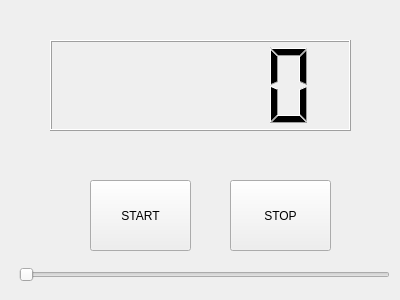
<?xml version="1.0" encoding="UTF-8"?>
<ui version="4.0">
 <class>Counter</class>
 <widget class="QWidget" name="Counter">
  <property name="geometry">
   <rect>
    <x>0</x>
    <y>0</y>
    <width>400</width>
    <height>300</height>
   </rect>
  </property>
  <property name="windowTitle">
   <string>Counter</string>
  </property>
  <widget class="QPushButton" name="button">
   <property name="geometry">
    <rect>
     <x>230</x>
     <y>180</y>
     <width>101</width>
     <height>71</height>
    </rect>
   </property>
   <property name="text">
    <string>STOP</string>
   </property>
  </widget>
  <widget class="QLCDNumber" name="lcdNumber">
   <property name="geometry">
    <rect>
     <x>50</x>
     <y>40</y>
     <width>301</width>
     <height>91</height>
    </rect>
   </property>
  </widget>
  <widget class="QPushButton" name="StartButton">
   <property name="geometry">
    <rect>
     <x>90</x>
     <y>180</y>
     <width>101</width>
     <height>71</height>
    </rect>
   </property>
   <property name="text">
    <string>START</string>
   </property>
  </widget>
  <widget class="QSlider" name="Slider">
   <property name="geometry">
    <rect>
     <x>19</x>
     <y>260</y>
     <width>371</width>
     <height>29</height>
    </rect>
   </property>
   <property name="minimum">
    <number>1000</number>
   </property>
   <property name="maximum">
    <number>5000</number>
   </property>
   <property name="orientation">
    <enum>Qt::Horizontal</enum>
   </property>
  </widget>
 </widget>
 <resources/>
 <connections/>
</ui>
